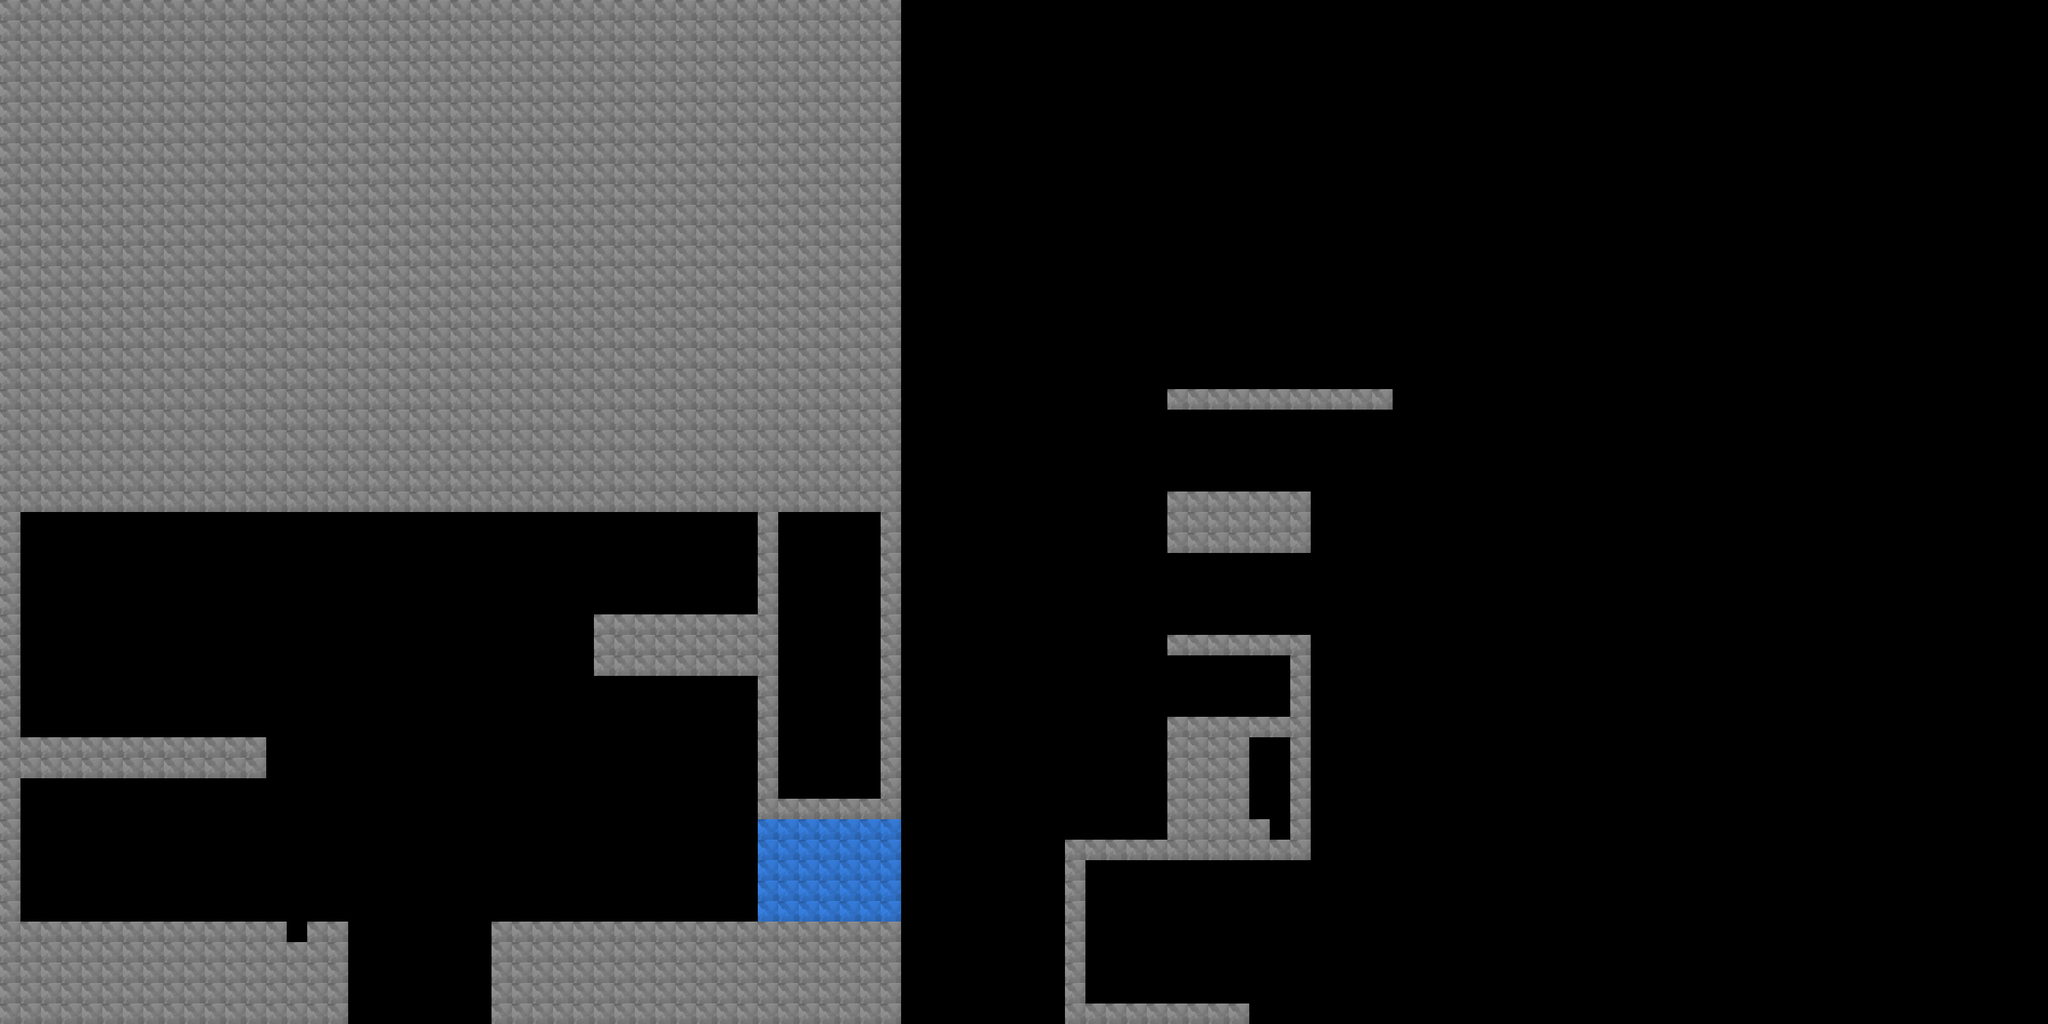

A level layout from a 2D game, rendered from its tile map. Below: a short description, then the map file with tile-grid data replaced by summaries:
An orthogonal 100x50 tile map with 32x32 px tiles, 1 tile layer (Tile Layer 1) and 18 objects (Player, Bouncer).

<map version="1.0" orientation="orthogonal" width="100" height="50" tilewidth="32" tileheight="32">
 <tileset firstgid="1" name="blocksheet" tilewidth="32" tileheight="32">
  <image source="Tilesets/blocksheet.png" trans="ffffff" width="384" height="128" />
 </tileset>
 <layer name="Tile Layer 1" width="100" height="50">
  <data>[5000 cells, 1525 non-empty, 2 distinct tile ids]</data>
 </layer>
 <objectgroup name="Physics" width="100" height="50" visible="0">
  <properties>
   <property name="type" value="physicslayer" />
  </properties>
  <object x="0" y="1440" width="544" height="160" />
  <object x="0" y="768" width="1408" height="32" />
  <object x="1376" y="0" width="32" height="768" />
  <object x="0" y="800" width="32" height="480" />
  <object x="32" y="1312" height="128" />
  <object x="32" y="1152" width="384" height="64" />
  <object x="928" y="960" width="256" height="96" />
  <object x="1184" y="800" width="32" height="480" />
  <object x="1216" y="1248" width="192" height="32" />
  <object x="1376" y="800" width="32" height="448" />
  <object x="768" y="1440" width="640" height="160" />
  <object x="1408" y="1568" width="256" height="32" />
  <object x="1664" y="1312" width="32" height="256" />
  <object x="1664" y="1568" width="256" height="32" />
  <object x="1696" y="1312" width="128" height="32" />
  <object x="1824" y="1120" width="128" height="224" />
 </objectgroup>
 <objectgroup name="Object Layer 2" width="100" height="50">
  <object type="Player" x="192" y="1280" width="32" height="64" />
  <object type="Bouncer" x="448" y="1440" width="32" height="32" />
 </objectgroup>
</map>
